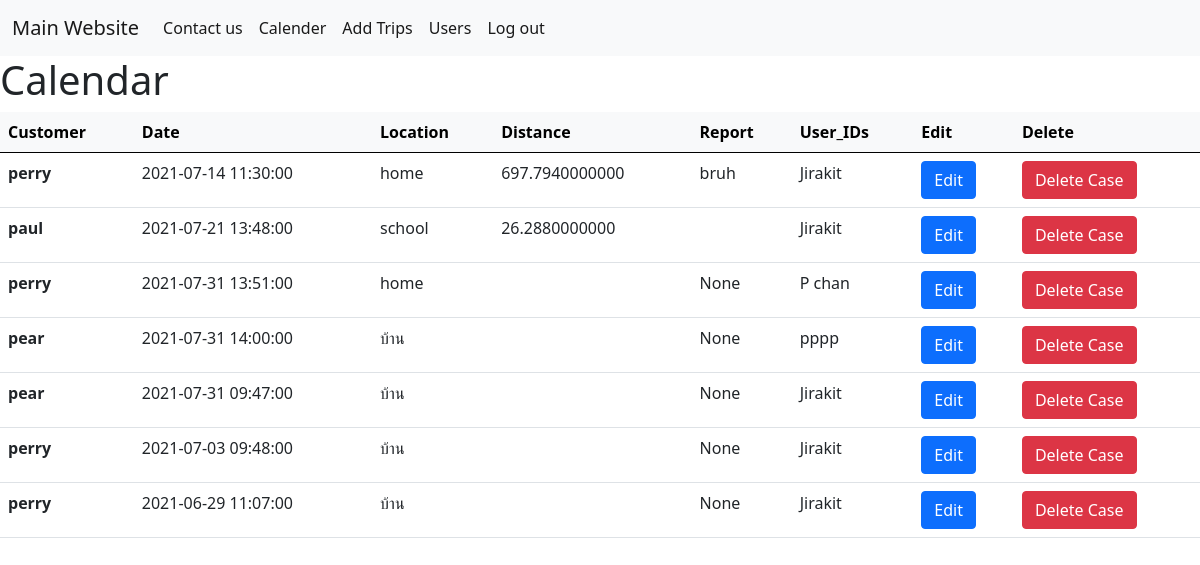
The page /home (signed in) on the database its author committed.
### app.py (models this page shows, shortened)
class Trips(db.Model):
    __tablename__ = "Trips"
    id = db.Column(db.Integer, primary_key=True)
    customer = db.Column(db.Text)
    date = db.Column(db.DateTime(timezone=True))
    location = db.Column(db.Text)
    distance = db.Column(db.Numeric)
    report = db.Column(db.Text)
    user_id = db.Column(db.Integer, db.ForeignKey('Users.id'))
    user = db.relationship("User", backref="Trips")
    start_latitude = db.Column(db.Numeric)
    start_longitude = db.Column(db.Numeric)
    finish_latitude = db.Column(db.Numeric)
    finish_longitude = db.Column(db.Numeric)

class User(db.Model, UserMixin):
    __tablename__ = "Users"
    id = db.Column(db.Integer, primary_key=True)
    firstname = db.Column(db.Text)
    lastname = db.Column(db.Text)
    username = db.Column(db.Text, unique=True)
    password = db.Column(db.Text)
    is_admin = db.Column(db.Boolean)
    gmail = db.Column(db.Text)

### app.py (the view)
@app.route("/home")
@login_required
def calendar():
    trips = []
    if current_user.is_admin:
        trips = Trips.query.all()
    else:
        trips = Trips.query.filter_by(user_id=current_user.id)
    return render_template("calendar.html", trips=trips)

### app.py (called while the page is built)
@login_manager.user_loader
def load_user(user_id):
    return User.query.get(int(user_id))

### templates/calendar.html
{% extends "base.html" %}
{% block content%}
<h1>Calendar</h1>
<table class="table">
    <thead class="table-light">
        <tr>
            <th scope="col">Customer</th>
            <th scope="col">Date</th>
            <th scope="col">Location</th>
            <th scope="col">Distance</th>
            <th scope="col">Report</th>
            <th scope="col">User_IDs</th>
            <th scope="col">Edit</th>
            <th scope="col">Delete</th>
        </tr>
    </thead>
    <tbody>
        {% for trip in trips %}
        <tr>
            <th scope="row">{{trip.customer}}</th>
            <td>{{trip.date}}</td>
            <td>{{trip.location}}</td>
            <td>{{'' if trip.distance is none else trip.distance/1000}}</td>
            <td>{{trip.report}}</td>
            <td>{{trip.user.firstname}}</td>
            <td>
                <a class="btn btn-primary" href="{{ url_for('viewtrips', id=trip.id) }}">Edit</a>
            </td>
            <td>
                <a class="btn btn-danger" href="{{ url_for('deleteTrips', id=trip.id) }}">Delete Case</a>
            </td>
        </tr>
        {% endfor %}
    </tbody>
</table>
{% endblock %}

### styles.css (style rules this page uses)
body { margin: 0; font-family: Arial, Helvetica, sans-serif; }

### rows shown on the page
Trips: customer "perry", date "2021-07-14 11:30:00", location "home", distance "697.7940000000", report "bruh", user.firstname "Jirakit"
Trips: customer "paul", date "2021-07-21 13:48:00", location "school", distance "26.2880000000", user.firstname "Jirakit"
Trips: customer "perry", date "2021-07-31 13:51:00", location "home", report "None", user.firstname "P chan"
Trips: customer "pear", date "2021-07-31 14:00:00", location "บ้าน", report "None", user.firstname "pppp"
Trips: customer "pear", date "2021-07-31 09:47:00", location "บ้าน", report "None", user.firstname "Jirakit"
Trips: customer "perry", date "2021-07-03 09:48:00", location "บ้าน", report "None", user.firstname "Jirakit"
Trips: customer "perry", date "2021-06-29 11:07:00", location "บ้าน", report "None", user.firstname "Jirakit"
